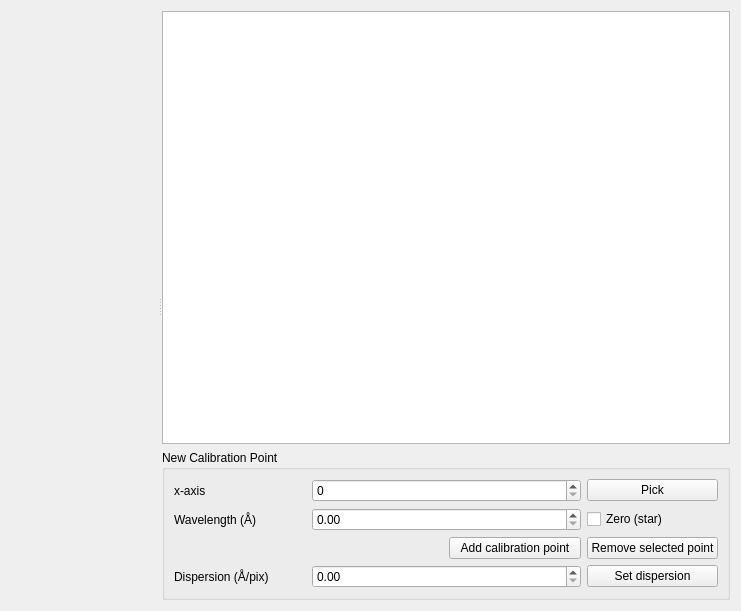
<?xml version="1.0" encoding="UTF-8"?>
<ui version="4.0">
 <class>CalibrateSpectrum</class>
 <widget class="QWidget" name="CalibrateSpectrum">
  <property name="geometry">
   <rect>
    <x>0</x>
    <y>0</y>
    <width>741</width>
    <height>611</height>
   </rect>
  </property>
  <property name="windowTitle">
   <string>Calibrate</string>
  </property>
  <layout class="QGridLayout" name="gridLayout">
   <item row="0" column="0">
    <widget class="QSplitter" name="splitter">
     <property name="orientation">
      <enum>Qt::Horizontal</enum>
     </property>
     <widget class="QWidget" name="spectrum_plot_widget" native="true">
      <property name="sizePolicy">
       <sizepolicy hsizetype="Expanding" vsizetype="Preferred">
        <horstretch>0</horstretch>
        <verstretch>0</verstretch>
       </sizepolicy>
      </property>
     </widget>
     <widget class="QWidget" name="layoutWidget">
      <layout class="QVBoxLayout" name="verticalLayout">
       <item>
        <widget class="QTableView" name="calibration_points">
         <property name="sizePolicy">
          <sizepolicy hsizetype="Preferred" vsizetype="Expanding">
           <horstretch>0</horstretch>
           <verstretch>0</verstretch>
          </sizepolicy>
         </property>
         <property name="editTriggers">
          <set>QAbstractItemView::NoEditTriggers</set>
         </property>
         <property name="selectionMode">
          <enum>QAbstractItemView::SingleSelection</enum>
         </property>
         <property name="selectionBehavior">
          <enum>QAbstractItemView::SelectRows</enum>
         </property>
         <attribute name="horizontalHeaderStretchLastSection">
          <bool>true</bool>
         </attribute>
        </widget>
       </item>
       <item>
        <widget class="QGroupBox" name="groupBox">
         <property name="sizePolicy">
          <sizepolicy hsizetype="Preferred" vsizetype="Preferred">
           <horstretch>0</horstretch>
           <verstretch>0</verstretch>
          </sizepolicy>
         </property>
         <property name="title">
          <string>New Calibration Point</string>
         </property>
         <layout class="QGridLayout" name="gridLayout_2">
          <item row="0" column="3">
           <widget class="QPushButton" name="x_axis_pick">
            <property name="text">
             <string>Pick</string>
            </property>
            <property name="flat">
             <bool>false</bool>
            </property>
           </widget>
          </item>
          <item row="0" column="0">
           <widget class="QLabel" name="label">
            <property name="text">
             <string>x-axis</string>
            </property>
           </widget>
          </item>
          <item row="0" column="1" colspan="2">
           <widget class="QSpinBox" name="point_x_axis">
            <property name="sizePolicy">
             <sizepolicy hsizetype="MinimumExpanding" vsizetype="Fixed">
              <horstretch>0</horstretch>
              <verstretch>0</verstretch>
             </sizepolicy>
            </property>
            <property name="maximum">
             <number>99999999</number>
            </property>
           </widget>
          </item>
          <item row="2" column="2">
           <widget class="QPushButton" name="add_calibration_point">
            <property name="text">
             <string>Add calibration point</string>
            </property>
            <property name="icon">
             <iconset theme="list-add"/>
            </property>
           </widget>
          </item>
          <item row="1" column="0">
           <widget class="QLabel" name="label_2">
            <property name="text">
             <string>Wavelength (Å)</string>
            </property>
           </widget>
          </item>
          <item row="2" column="3">
           <widget class="QPushButton" name="remove_calibration_point">
            <property name="text">
             <string>Remove selected point</string>
            </property>
            <property name="icon">
             <iconset theme="list-remove"/>
            </property>
           </widget>
          </item>
          <item row="1" column="3">
           <widget class="QCheckBox" name="point_is_star">
            <property name="text">
             <string>Zero (star)</string>
            </property>
           </widget>
          </item>
          <item row="1" column="1" colspan="2">
           <widget class="QDoubleSpinBox" name="point_wavelength">
            <property name="sizePolicy">
             <sizepolicy hsizetype="MinimumExpanding" vsizetype="Fixed">
              <horstretch>0</horstretch>
              <verstretch>0</verstretch>
             </sizepolicy>
            </property>
            <property name="minimum">
             <double>0.000000000000000</double>
            </property>
            <property name="maximum">
             <double>100000000000000004764729344.000000000000000</double>
            </property>
           </widget>
          </item>
          <item row="3" column="3">
           <widget class="QPushButton" name="set_dispersion">
            <property name="text">
             <string>Set dispersion</string>
            </property>
           </widget>
          </item>
          <item row="3" column="0">
           <widget class="QLabel" name="label_3">
            <property name="text">
             <string>Dispersion (Å/pix)</string>
            </property>
           </widget>
          </item>
          <item row="3" column="1" colspan="2">
           <widget class="QDoubleSpinBox" name="dispersion"/>
          </item>
         </layout>
        </widget>
       </item>
      </layout>
     </widget>
    </widget>
   </item>
  </layout>
 </widget>
 <resources/>
 <connections/>
</ui>
